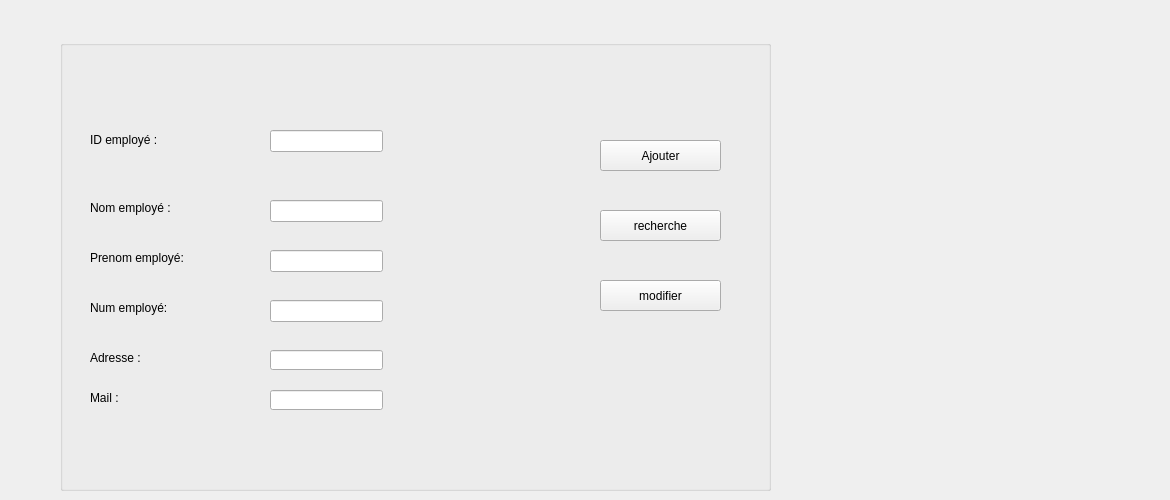
      <widget class="QWidget" name="tab_7">
       <attribute name="title">
        <string>Ajouter </string>
       </attribute>
       <widget class="QGroupBox" name="groupBox_2">
        <property name="geometry">
         <rect>
          <x>60</x>
          <y>40</y>
          <width>711</width>
          <height>451</height>
         </rect>
        </property>
        <widget class="QLabel" name="label_9">
         <property name="geometry">
          <rect>
           <x>30</x>
           <y>90</y>
           <width>91</width>
           <height>20</height>
          </rect>
         </property>
         <property name="text">
          <string>ID employé :</string>
         </property>
        </widget>
        <widget class="QLineEdit" name="ajoutid_l">
         <property name="geometry">
          <rect>
           <x>210</x>
           <y>90</y>
           <width>113</width>
           <height>22</height>
          </rect>
         </property>
        </widget>
        <widget class="QPushButton" name="ajouter">
         <property name="geometry">
          <rect>
           <x>540</x>
           <y>100</y>
           <width>121</width>
           <height>31</height>
          </rect>
         </property>
         <property name="text">
          <string>Ajouter</string>
         </property>
        </widget>
        <widget class="QLabel" name="label_19">
         <property name="geometry">
          <rect>
           <x>30</x>
           <y>160</y>
           <width>181</width>
           <height>16</height>
          </rect>
         </property>
         <property name="text">
          <string>Nom employé : </string>
         </property>
        </widget>
        <widget class="QLabel" name="label_13">
         <property name="geometry">
          <rect>
           <x>30</x>
           <y>210</y>
           <width>171</width>
           <height>16</height>
          </rect>
         </property>
         <property name="text">
          <string>Prenom employé:</string>
         </property>
        </widget>
        <widget class="QLabel" name="label_11">
         <property name="geometry">
          <rect>
           <x>30</x>
           <y>260</y>
           <width>191</width>
           <height>16</height>
          </rect>
         </property>
         <property name="text">
          <string>Num employé:</string>
         </property>
        </widget>
        <widget class="QLabel" name="label_15">
         <property name="geometry">
          <rect>
           <x>30</x>
           <y>310</y>
           <width>191</width>
           <height>16</height>
          </rect>
         </property>
         <property name="text">
          <string>Adresse :</string>
         </property>
        </widget>
        <widget class="QLineEdit" name="ajout_nom">
         <property name="geometry">
          <rect>
           <x>210</x>
           <y>160</y>
           <width>113</width>
           <height>22</height>
          </rect>
         </property>
        </widget>
        <widget class="QLineEdit" name="ajout_prenom">
         <property name="geometry">
          <rect>
           <x>210</x>
           <y>210</y>
           <width>113</width>
           <height>22</height>
          </rect>
         </property>
        </widget>
        <widget class="QLineEdit" name="ajout_num">
         <property name="geometry">
          <rect>
           <x>210</x>
           <y>260</y>
           <width>113</width>
           <height>22</height>
          </rect>
         </property>
        </widget>
        <widget class="QPushButton" name="recherche_mod">
         <property name="geometry">
          <rect>
           <x>540</x>
           <y>170</y>
           <width>121</width>
           <height>31</height>
          </rect>
         </property>
         <property name="text">
          <string>recherche</string>
         </property>
        </widget>
        <widget class="QPushButton" name="Modifier">
         <property name="geometry">
          <rect>
           <x>540</x>
           <y>240</y>
           <width>121</width>
           <height>31</height>
          </rect>
         </property>
         <property name="text">
          <string>modifier</string>
         </property>
        </widget>
        <widget class="QLineEdit" name="lineEdit">
         <property name="geometry">
          <rect>
           <x>210</x>
           <y>310</y>
           <width>113</width>
           <height>20</height>
          </rect>
         </property>
        </widget>
        <widget class="QLineEdit" name="lineEdit_2">
         <property name="geometry">
          <rect>
           <x>210</x>
           <y>350</y>
           <width>113</width>
           <height>20</height>
          </rect>
         </property>
        </widget>
        <widget class="QLabel" name="label_16">
         <property name="geometry">
          <rect>
           <x>30</x>
           <y>350</y>
           <width>191</width>
           <height>16</height>
          </rect>
         </property>
         <property name="text">
          <string>Mail : </string>
         </property>
        </widget>
       </widget>
       <widget class="QLabel" name="label_6">
        <property name="geometry">
         <rect>
          <x>740</x>
          <y>90</y>
          <width>421</width>
          <height>321</height>
         </rect>
        </property>
        <property name="text">
         <string/>
        </property>
        <property name="pixmap">
         <pixmap>../../2 eme esprit/1 ere semestre/258890259_1247486622402907_7656109799193222478_n-ConvertImage-removebg-preview.png</pixmap>
        </property>
       </widget>
      </widget>
